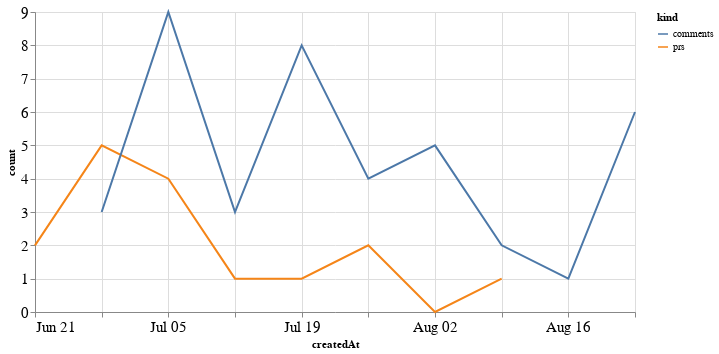

The cell this chart's notebook holds for it:
### Code cell
alt.Chart(total_time, width=600).mark_line().encode(
    x='createdAt',
    y='count',
    color='kind'
)

### Figure 1 — Vega-Lite specification as saved in the notebook (floating-point values rounded to 4 significant figures)
{"config": {"axisLeft": {"labelFontSize": 15}, "axisBottom": {"labelFontSize": 15}}, "data": {"name": "data-2fdf1e08cbc35f226149c2b67ce19528"}, "mark": "line", "encoding": {"color": {"type": "nominal", "field": "kind"}, "x": {"type": "temporal", "field": "createdAt"}, "y": {"type": "quantitative", "field": "count"}}, "width": 600, "$schema": "https://vega.github.io/schema/vega-lite/v4.8.1.json", "datasets": {"data-2fdf1e08cbc35f226149c2b67ce19528": [{"createdAt": "2020-06-21T00:00:00", "kind": "prs", "count": 2.0}, {"createdAt": "2020-06-28T00:00:00", "kind": "prs", "count": 5.0}, {"createdAt": "2020-07-05T00:00:00", "kind": "prs", "count": 4.0}, {"createdAt": "2020-07-12T00:00:00", "kind": "prs", "count": 1.0}, {"createdAt": "2020-07-19T00:00:00", "kind": "prs", "count": 1.0}, {"createdAt": "2020-07-26T00:00:00", "kind": "prs", "count": 2.0}, {"createdAt": "2020-08-02T00:00:00", "kind": "prs", "count": 0.0}, {"createdAt": "2020-08-09T00:00:00", "kind": "prs", "count": 1.0}, {"createdAt": "2020-08-16T00:00:00", "kind": "prs", "count": null}, {"createdAt": "2020-08-23T00:00:00", "kind": "prs", "count": null}, {"createdAt": "2020-06-21T00:00:00", "kind": "comments", "count": null}, {"createdAt": "2020-06-28T00:00:00", "kind": "comments", "count": 3.0}, {"createdAt": "2020-07-05T00:00:00", "kind": "comments", "count": 9.0}, {"createdAt": "2020-07-12T00:00:00", "kind": "comments", "count": 3.0}, {"createdAt": "2020-07-19T00:00:00", "kind": "comments", "count": 8.0}, {"createdAt": "2020-07-26T00:00:00", "kind": "comments", "count": 4.0}, {"createdAt": "2020-08-02T00:00:00", "kind": "comments", "count": 5.0}, {"createdAt": "2020-08-09T00:00:00", "kind": "comments", "count": 2.0}, {"createdAt": "2020-08-16T00:00:00", "kind": "comments", "count": 1.0}, {"createdAt": "2020-08-23T00:00:00", "kind": "comments", "count": 6.0}]}}
